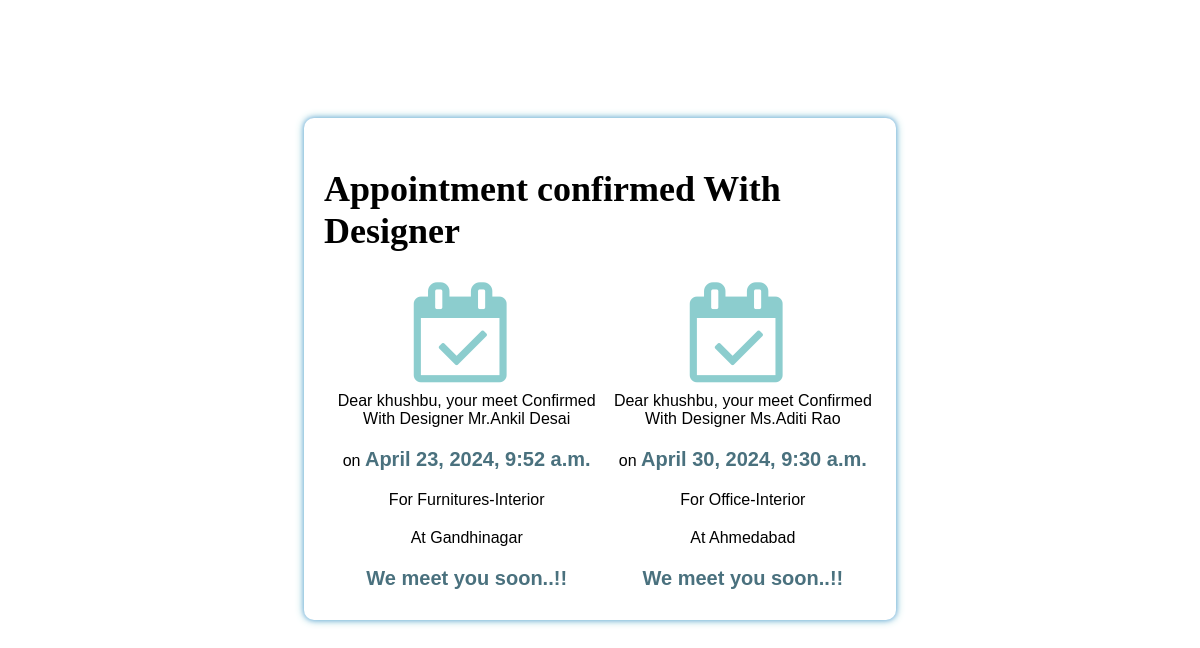
Screenshot of /meetdesigner/ (signed in) with the database file from the repository.
### myapp/models.py (models this page shows, shortened)
class Booking(models.Model):
    user = models.ForeignKey(User, on_delete=models.CASCADE)
    date_time = models.DateTimeField()
    phone_number = models.CharField(max_length=15)
    location = models.CharField(max_length=100)
    designer_name = models.CharField(max_length=20,default='sMr.Dilip Gajjar')
    service_name = models.CharField(max_length=100)

### myapp/views.py (the view)
# urls.py: path('meetdesigner/', views.meet_designer, name='meetdesigner')
def meet_designer(request):
    bookings = Booking.objects.filter(user=request.user)
    return render(request,'../Templates/bookings.html',{'bookings': bookings})

### Templates/bookings.html (shortened to what this page needs)
{% load static %}
<!DOCTYPE html>
<html lang="en" >
<head>
  <link rel="stylesheet" href="https://cdnjs.cloudflare.com/ajax/libs/font-awesome/4.7.0/css/font-awesome.min.css">
  <link rel="stylesheet" href="{% static 'myapp/style4.css' %}"/>
</head>
<body>
<div class="box-form">
	<div class="right">
		<h2>Appointment confirmed  With Designer</h2>
		<div class="app">
			{% block content %}
			{% if bookings %}
					{% for booking in bookings %}
		<div class="data">
					<i class="fa fa-calendar-check-o" style="font-size:100px; color:#8ccdce"></i>
					 <span>Dear {{booking.user.username}}, your meet Confirmed With Designer {{booking.designer_name}}</span>
					 <span>on <b>{{ booking.date_time }}</b></span>
					 <span>For {{ booking.service_name }}-Interior</span>
					 <span>At {{ booking.location }}</span>
					 <span><b>We meet you soon..!!</b></span>
		</div>
		    		{% endfor %}
			{% else %}
				<p>You have no bookings.</p>
			{% endif %}
			{% endblock %}
		</div>
	</div>
</div>
</body>
</html>

### static/myapp/style4.css (style rules this page uses)
body { background-image: url("back-2.jpg"); background-position: center; background-size: cover; }
.box-form { margin:10% auto; width: 50%; background: #FFFFFF; border-radius: 10px; overflow: hidden; flex: 100%; align-items: stretch; justify-content: space-between; box-shadow:0 0 10px #8ccdce, 0 0 5px cornflowerblue; }
.box-form div { height: auto; }
.box-form .right { padding: 20px; overflow: hidden; }
.box-form .right h2 { font-size:36px; }
.box-form .right .app { overflow: hidden; display:flex; justify-content:space-evenly; }
.box-form .right span { width: 95%; padding: 10px; font-size: 16px; font-weight:200; border: none; outline: none; font-family: Arial, Helvetica, sans-serif; }
.box-form .right span b { font-size: 20px; color: #4a717e ; font-family:'Gill Sans', 'Gill Sans MT', Calibri, 'Trebuchet MS', sans-serif; }
.box-form .right .data { display:grid; text-align: center; }

### rows the page displays
Booking: user.username "khushbu", designer_name "Mr.Ankil Desai", date_time "April 23, 2024, 9:52 a.m.", service_name "Furnitures", location "Gandhinagar"
Booking: user.username "khushbu", designer_name "Ms.Aditi Rao", date_time "April 30, 2024, 9:30 a.m.", service_name "Office", location "Ahmedabad"
